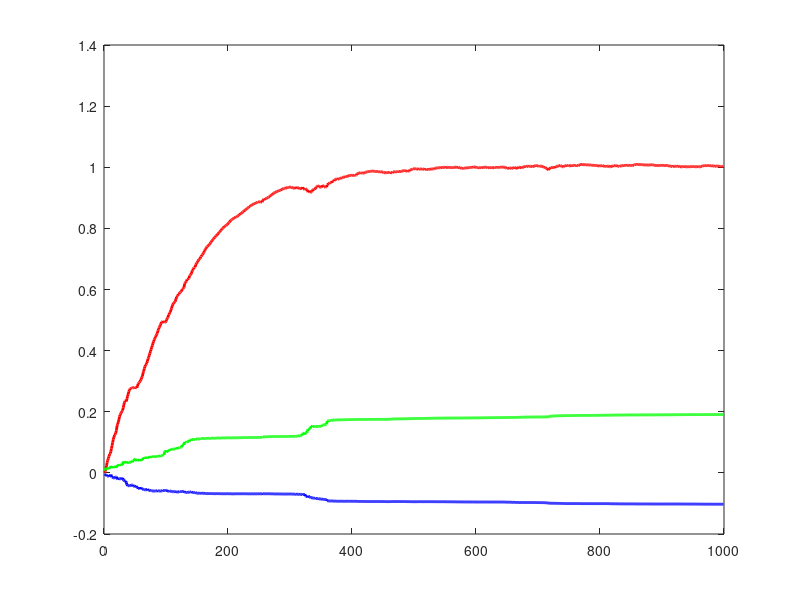

Write the MATLAB code that produced this figure. (Note: this script raises an error after producing the figure.)
% Projection Algorithm
N = 1000;
alpha_pa = 0.1;
gamma_pa = 0.01;

a_desired = 1; 
b_desired = 0.5;
c_desired = -0.5;

u = ones(N, 1);
y = zeros(N, 1);
E = load("e.mat");
e = E(1).e;

for t = 2:N
    y(t) = -a_desired * y(t-1) + b_desired * u(t-1) + c_desired * e(t-1) + e(t);
end

theta_hat = zeros(3, 1); % [a, b, c]
phi = zeros(3, 1);

theta_store = zeros(3, N);

for t = 2:N
    phi = [-y(t-1); u(t-1); e(t-1)];
    error = y(t) - phi' * theta_hat;
    K = (gamma_pa*phi)/(alpha_pa + phi'*phi);
    theta_hat = theta_hat + K*error;
    theta_store(:, t) = theta_hat;
end

% Plot the results
figure;
plot(theta_store(1, 2:N), 'r', 'LineWidth', 2); 
hold on;
plot(theta_store(2, 2:N), 'g', 'LineWidth', 2);
plot(theta_store(3, 2:N), 'b', 'LineWidth', 2);
yline(a_desired, '--r', 'Desired a');
yline(b_desired, '--g', 'Desired b');
yline(c_desired, '--b', 'Desired c');
xlabel('Sample');
legend('a estimate', 'b estimate', 'c estimate', 'Location', 'Best');
title('Projection Algorithm');
grid on;
f = gcf;
exportgraphics(f,'PA.png');